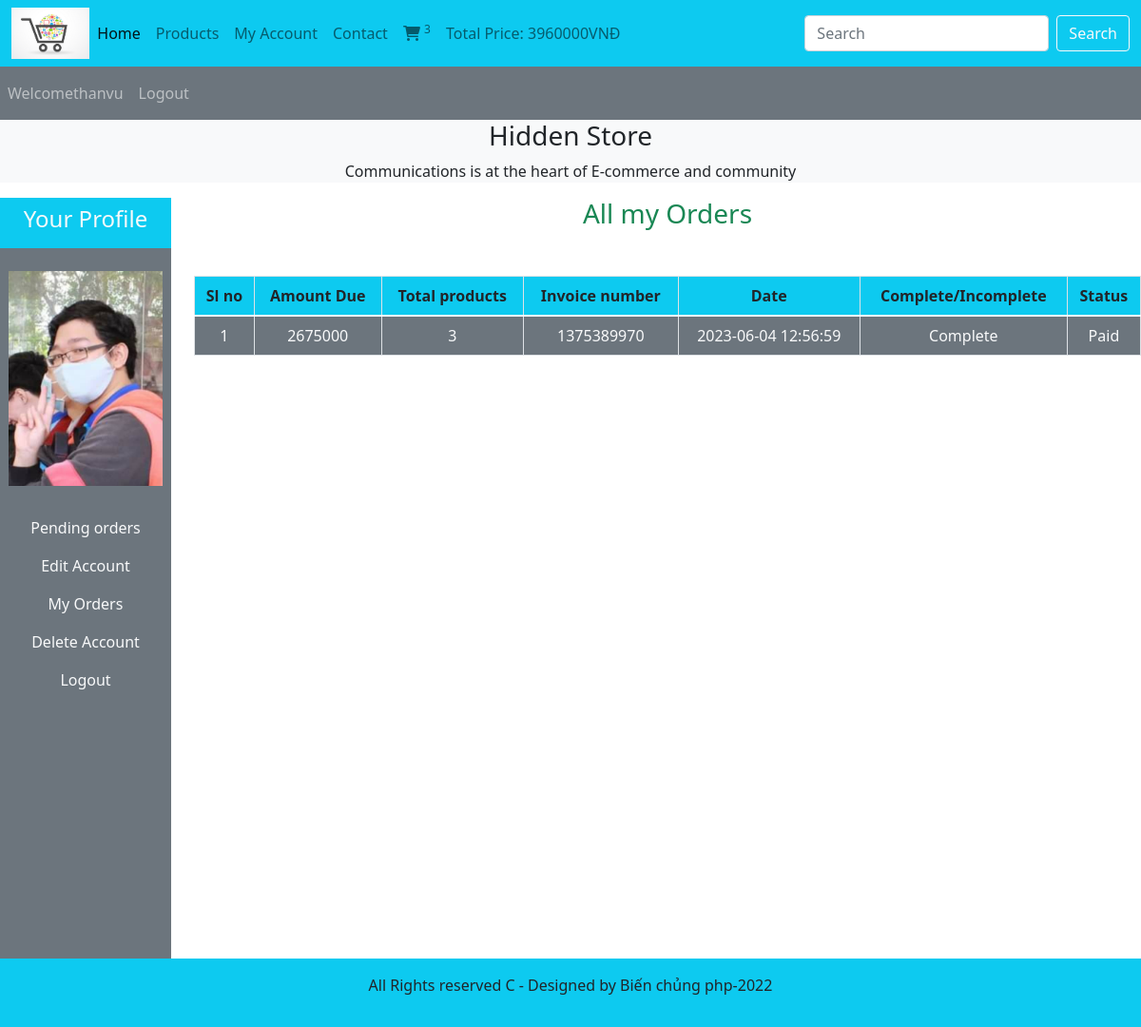
The page /users_area/profile.php?my_orders (signed in) on the database its author committed.
### tables this page shows
CREATE TABLE `user_table` (
  `user_id` int(11) NOT NULL,
  `username` varchar(200) NOT NULL,
  `user_email` varchar(200) NOT NULL,
  `user_password` varchar(255) NOT NULL,
  `user_image` varchar(255) NOT NULL,
  `user_ip` varchar(150) NOT NULL,
  `user_address` varchar(255) NOT NULL,
  `user_mobile` varchar(80) NOT NULL
);

CREATE TABLE `user_orders` (
  `order_id` int(11) NOT NULL,
  `user_id` int(11) NOT NULL,
  `amount_due` int(255) NOT NULL,
  `invoice_number` int(255) NOT NULL,
  `total_products` int(255) NOT NULL,
  `order_date` timestamp NOT NULL DEFAULT current_timestamp() ON UPDATE current_timestamp(),
  `order_status` varchar(255) NOT NULL
);

### users_area/user_orders.php (the view, shortened to what this page needs)
<!DOCTYPE html>
<html lang="en">
<head>
</head>
<body>
    <?php
        $username=$_SESSION['username'];
        $get_user="SELECT * FROM `user_table` WHERE username='$username'";
        $result=mysqli_query($con,$get_user);
        $row_fetch=mysqli_fetch_assoc($result);
        $user_id=$row_fetch['user_id'];
    ?>
    <h3 class="text-success">All my Orders</h3>
    <table class="table table-bordered mt-5">
        <thead class="bg-info">
            <tr>
                <th>Sl no</th>
                <th>Amount Due</th>
                <th>Total products</th>
                <th>Invoice number</th>
                <th>Date</th>
                <th>Complete/Incomplete</th>
                <th>Status</th>
            </tr>
        </thead>
        <tbody class="bg-secondary text-light">
            <?php
                $get_order_details="SELECT * FROM `user_orders` WHERE user_id=$user_id";
                $result_orders=mysqli_query($con,$get_order_details);
                $number=1;
                while($row_orders=mysqli_fetch_assoc($result_orders)){
                    $order_id=$row_orders['order_id'];
                    $amount_due=$row_orders['amount_due'];
                    $invoice_number=$row_orders['invoice_number'];
                    $total_products=$row_orders['total_products'];
                    $order_status=$row_orders['order_status'];
                    if($order_status=='pending'){
                        $order_status='Incomplete';
                    }else {
                        $order_status='Complete';
                    }
                    $order_date=$row_orders['order_date'];
                    echo "<tr>
                    <td>$number</td>
                    <td>$amount_due</td>
                    <td>$total_products</td>
                    <td>$invoice_number</td>
                    <td>$order_date</td>
                    <td>$order_status</td>";
                    ?>
                <?php
                if($order_status=='Complete') {
                    echo "<td>Paid</td>";
                }else {
                    echo "<td>
                        <a href='confirm_payment.php?order_id=$order_id' class='text-light'>Confirm</a>
                    </td>";
                }
                 $number++;
            }
            ?>
        </tbody>
    </table>
</body>
</html>

### users_area/profile.php (shortened to what this page needs)
<?php
    include('../functions/common_function.php');
?>
<!DOCTYPE html>
<html lang="en">
<head>
    <link href="https://cdn.jsdelivr.net/npm/bootstrap@5.1.3/dist/css/bootstrap.min.css" rel="stylesheet">
    <link rel="stylesheet" href="https://cdnjs.cloudflare.com/ajax/libs/font-awesome/6.0.0/css/all.min.css" />
    <link rel="stylesheet" href="../styles.css" />
</head>
<body>
    <div class="container-fluid p-0">
        <nav class="navbar navbar-expand-lg navbar-light bg-info">
            <div class="container-fluid">
                <img src="../images/logo.jpg" alt="" class="logo"/>
                <div class="collapse navbar-collapse" id="navbarSupportedContent">
                <ul class="navbar-nav me-auto mb-2 mb-lg-0">
                    <li class="nav-item">
                        <a class="nav-link active" aria-current="page" href="../index.php">Home</a>
                    </li>
                    <li class="nav-item">
                        <a class="nav-link" href="../display_all.php">Products</a>
                    </li>
                    <li class="nav-item">
                        <a class="nav-link" href="profile.php">My Account</a>
                    </li>
                    <li class="nav-item">
                        <a class="nav-link" href="#">Contact</a>
                    </li>
                    <li class="nav-item">
                        <a class="nav-link" href="../cart.php"><i class="fa-solid fa-cart-shopping"></i>
                            <sup>
                            </sup>
                        </a>
                    </li>
                    <li class="nav-item">
                        <a class="nav-link" href="">Total Price: <?php total_cart_price(); ?>VNĐ</a>
                    </li>
                </ul>
                <form class="d-flex" action="../search_product.php" method="get">
                    <input class="form-control me-2" type="search" placeholder="Search" aria-label="Search" name="search_data">
                    <input type="submit" value="Search" class="btn btn-outline-light" name="search_data_product"/>
                </form>
                </div>
            </div>
        </nav>
        <nav class="navbar navbar-expand-lg navbar-dark bg-secondary">
            <ul class="navbar-nav me-auto">
            <?php
            if(!isset($_SESSION['username'])) {
                echo "<li class='nav-item'>
                        <a class='nav-link' href='../index.php'>Welcome Guest</a>
                    </li>";
            }else {
                echo "<li class='nav-item'>
                        <a class='nav-link' href='profile.php'>Welcome".$_SESSION['username']."</a>
                    </li>";
            }
            if(!isset($_SESSION['username'])) {
                echo "<li class='nav-item'>
                        <a class='nav-link' href='./user_login.php'>Login</a>
                    </li>";
            }else {
                echo "<li class='nav-item'>
                        <a class='nav-link' href='./logout.php'>Logout</a>
                    </li>";
            }
            ?>
            </ul>
        </nav>
        <div class="bg-light">
            <h3 class="text-center">Hidden Store</h3>
            <p class="text-center">Communications is at the heart of E-commerce and community</p>
        </div>
        <div class="row">
            <div class="col-md-2">
                <ul class="navbar-nav bg-secondary text-center" style="height: 100vh">
                    <li class="nav-item bg-info">
                        <a class="nav-link text-light" href="profile.php">
                            <h4>Your Profile</h4>
                        </a>
                    </li>
                    <?php
                        $username=$_SESSION['username'];
                        $user_image="SELECT * FROM `user_table` WHERE username='$username'";
                        $user_image=mysqli_query($con,$user_image);
                        $row_image=mysqli_fetch_array($user_image);
                        $user_image=$row_image['user_image'];
                        echo "<li class='nav-item'>
                                <img src='./user_images/$user_image' class='profile_img my-4' alt=''/>
                            </li>";
                    ?>
                    <li class="nav-item">
                        <a class="nav-link text-light" href="profile.php">Pending orders</a>
                    </li>
                    <li class="nav-item">
                        <a class="nav-link text-light" href="profile.php?edit_account">Edit Account</a>
                    </li>
                    <li class="nav-item">
                        <a class="nav-link text-light" href="profile.php?my_orders">My Orders</a>
                    </li>
                    <li class="nav-item">
                        <a class="nav-link text-light" href="profile.php?delete_account">Delete Account</a>
                    </li>
                    <li class="nav-item">
                        <a class="nav-link text-light" href="logout.php">Logout</a>
                    </li>
                </ul>
            </div>
            <div class="col-md-10 text-center">
                <?php
                    if(isset($_GET['my_orders'])){
                        include('user_orders.php');
                    }if(isset($_GET['delete_account'])){
                        include('delete_account.php');
                    }
                ?>
            </div>
        </div>
        <?php
            include("../includes/footer.php");
        ?>
    </div>
</body>
</html>

### styles.css (style rules this page uses)
* { margin: 0; padding: 0; box-sizing: border-box; }
.logo { width: 7%; height: 7%; }

### users_area/profile.php (style rules this page uses)
body { overflow-x: hidden; }
.profile_img { width:90%; margin: auto; display: block; object-fit: contain; }

### rows shown on the page
user_table: user_image (picture)
user_orders: amount_due "2675000", total_products "3", invoice_number "1375389970", order_date "2023-06-04 12:56:59", order_status "Complete", shows "Paid"

### other values the page prints
$count_cart_items "3"
$total_price "3960000"
$_SESSION['username'] "thanvu"
